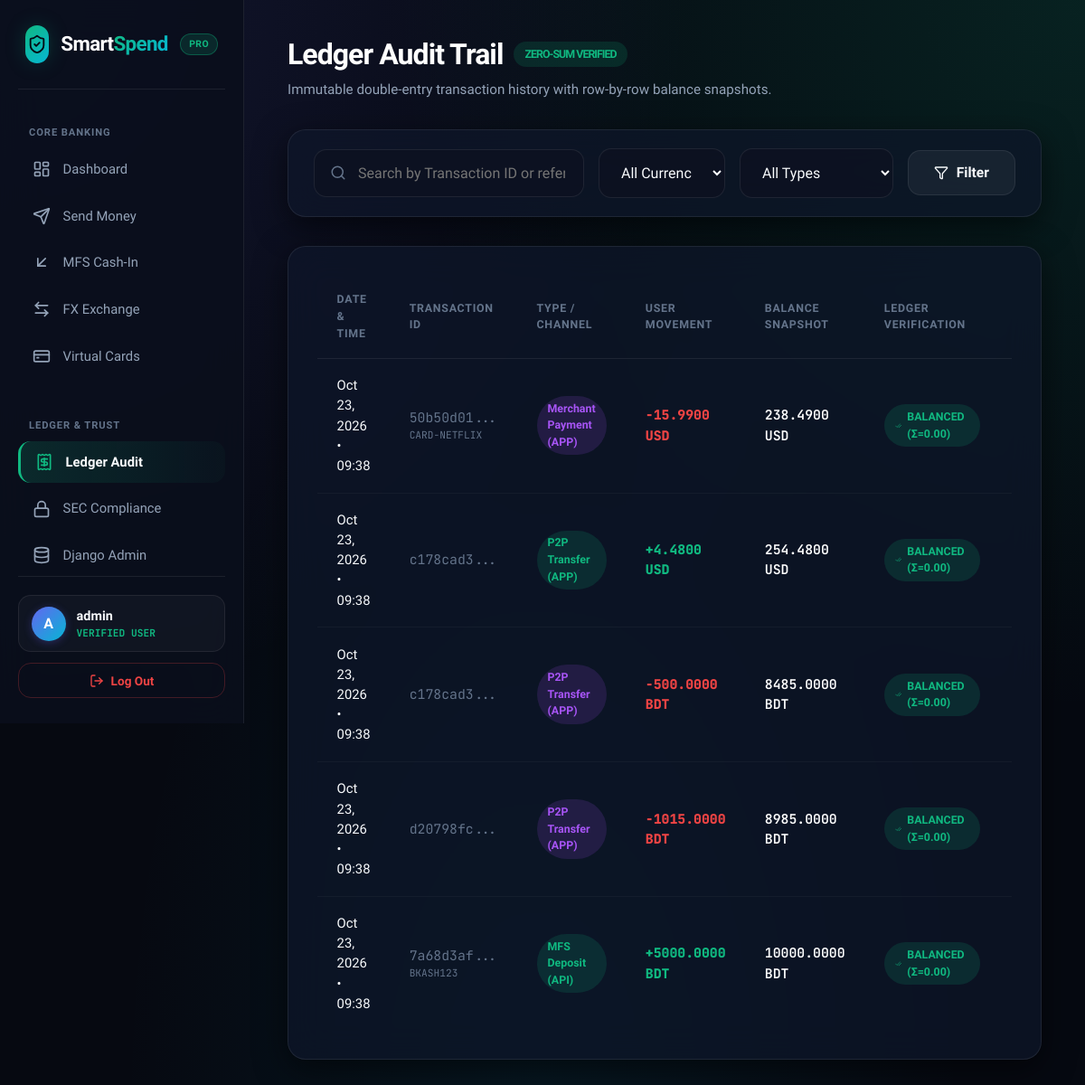
Page /transactions/ (signed in) on the committed database.
### finance/models.py (models this page shows, shortened)
class LedgerEntry(models.Model):
    class Purpose(models.TextChoices):
        PRINCIPAL = 'PRINCIPAL', 'Principal Amount'
        FEE = 'FEE', 'Fee'
        REVERSAL = 'REVERSAL', 'Reversal'
    id = models.UUIDField(primary_key=True, default=uuid.uuid4, editable=False)
    transaction = models.ForeignKey(Transaction, on_delete=models.PROTECT, related_name='ledger_entries')
    wallet = models.ForeignKey(Wallet, on_delete=models.PROTECT, related_name='ledger_entries')
    amount = models.DecimalField(max_digits=18, decimal_places=4, help_text="Signed value: negative for debit, positive for credit")
    currency = models.CharField(max_length=3, choices=Wallet.Currency.choices)
    balance_after = models.DecimalField(max_digits=18, decimal_places=4, help_text="Snapshot of the wallet balance after this entry")
    purpose = models.CharField(max_length=20, choices=Purpose.choices, default=Purpose.PRINCIPAL)
    created_at = models.DateTimeField(auto_now_add=True)

class Transaction(models.Model):
    class TransactionType(models.TextChoices):
        P2P_TRANSFER = 'P2P_TRANSFER', 'P2P Transfer'
        MERCHANT_PAYMENT = 'MERCHANT_PAYMENT', 'Merchant Payment'
        MFS_DEPOSIT = 'MFS_DEPOSIT', 'MFS Deposit'
        MFS_WITHDRAWAL = 'MFS_WITHDRAWAL', 'MFS Withdrawal'
        FEE = 'FEE', 'Fee'
        REVERSAL = 'REVERSAL', 'Reversal'
    class Status(models.TextChoices):
        PENDING = 'PENDING', 'Pending'
        PROCESSING = 'PROCESSING', 'Processing'
        COMPLETED = 'COMPLETED', 'Completed'
        FAILED = 'FAILED', 'Failed'
        REVERSED = 'REVERSED', 'Reversed'
    class Channel(models.TextChoices):
        APP = 'APP', 'App'
        USSD = 'USSD', 'USSD'
        SMS = 'SMS', 'SMS'
        API = 'API', 'API'
    id = models.UUIDField(primary_key=True, default=uuid.uuid4, editable=False)
    idempotency_key = models.UUIDField(unique=True, help_text="Client-provided idempotency key for safe retries")
    payload_hash = models.CharField(max_length=64, help_text="SHA-256 hash of the request payload to detect conflicts")
    transaction_type = models.CharField(max_length=20, choices=TransactionType.choices)
    status = models.CharField(max_length=20, choices=Status.choices, default=Status.PENDING)
    external_reference = models.CharField(max_length=100, blank=True, default="")
    reverses = models.ForeignKey('self', on_delete=models.PROTECT, null=True, blank=True, related_name='reversals')
    channel = models.CharField(max_length=10, choices=Channel.choices, default=Channel.APP)
    initiated_by_ip = models.GenericIPAddressField(null=True, blank=True)
    created_at = models.DateTimeField(auto_now_add=True)
    processing_at = models.DateTimeField(null=True, blank=True)
    completed_at = models.DateTimeField(null=True, blank=True)
    failed_at = models.DateTimeField(null=True, blank=True)

### finance/views.py (the view)
# urls.py: path('transactions/', views.transactions_view, name='transactions'),
@login_required
def transactions_view(request):
    bdt_wallet, usd_wallet = ensure_user_wallets(request.user)
    curr_filter = request.GET.get('currency', 'ALL').upper()
    type_filter = request.GET.get('type', 'ALL').upper()
    search_query = request.GET.get('q', '').strip()
    entries_qs = LedgerEntry.objects.filter(
        wallet__in=[bdt_wallet, usd_wallet]
    ).select_related('transaction', 'wallet').order_by('-created_at')
    if curr_filter in ['BDT', 'USD']:
        entries_qs = entries_qs.filter(currency=curr_filter)
    if type_filter != 'ALL':
        entries_qs = entries_qs.filter(transaction__transaction_type=type_filter)
    if search_query:
        entries_qs = entries_qs.filter(
            Q(transaction__id__icontains=search_query) |
            Q(transaction__external_reference__icontains=search_query)
        )
    transaction_records = []
    for entry in entries_qs[:50]:
        all_tx_entries = LedgerEntry.objects.filter(transaction=entry.transaction).select_related('wallet')
        transaction_records.append({
            'entry': entry,
            'tx': entry.transaction,
            'all_entries': all_tx_entries,
            'is_balanced': sum(e.amount for e in all_tx_entries) == Decimal("0.00")
        })
    context = {
        'transaction_records': transaction_records,
        'curr_filter': curr_filter,
        'type_filter': type_filter,
        'search_query': search_query,
        'bdt_wallet': bdt_wallet,
        'usd_wallet': usd_wallet,
    }
    return render(request, 'finance/transactions.html', context)

### finance/views.py (called while the page is built)
def ensure_system_wallets():
    for curr in [Wallet.Currency.BDT, Wallet.Currency.USD]:
        Wallet.objects.get_or_create(
            owner=None,
            kind=Wallet.Kind.REVENUE,
            currency=curr,
            defaults={'balance': Decimal("0.0000")}
        )
        Wallet.objects.get_or_create(
            owner=None,
            kind=Wallet.Kind.SETTLEMENT,
            currency=curr,
            defaults={'balance': Decimal("10000000.0000")} # High liquidity settlement pool
        )

def ensure_user_wallets(user):
    ensure_system_wallets()
    bdt_wallet, _ = Wallet.objects.get_or_create(
        owner=user,
        kind=Wallet.Kind.USER,
        currency=Wallet.Currency.BDT,
        defaults={'balance': Decimal("15000.0000")}
    )
    usd_wallet, _ = Wallet.objects.get_or_create(
        owner=user,
        kind=Wallet.Kind.USER,
        currency=Wallet.Currency.USD,
        defaults={'balance': Decimal("250.0000")}
    )
    return bdt_wallet, usd_wallet

### finance/templates/finance/transactions.html (shortened to what this page needs)
{% extends 'finance/base.html' %}
{% block content %}
<div class="top-header">
    <div class="header-title-block">
        <h1>
            <span>Ledger Audit Trail</span>
            <span class="badge badge-success">ZERO-SUM VERIFIED</span>
        </h1>
        <p>Immutable double-entry transaction history with row-by-row balance snapshots.</p>
    </div>
</div>
<div class="glass-panel" style="padding: 1.25rem 1.75rem; margin-bottom: 2rem;">
    <form method="get" action="{% url 'transactions' %}" style="display: flex; gap: 1rem; align-items: center; flex-wrap: wrap;">
        <div style="flex: 1; min-width: 240px;" class="input-wrapper input-with-icon">
            <i data-lucide="search" class="input-icon" style="width: 18px; height: 18px;"></i>
            <input type="text" name="q" class="form-input" placeholder="Search by Transaction ID or reference..." value="{{ search_query }}">
        </div>
        <select name="currency" class="form-select" style="width: 140px;" onchange="this.form.submit()">
            <option value="ALL" {% if curr_filter == 'ALL' %}selected{% endif %}>All Currencies</option>
        </select>
        <select name="type" class="form-select" style="width: 170px;" onchange="this.form.submit()">
            <option value="ALL" {% if type_filter == 'ALL' %}selected{% endif %}>All Types</option>
        </select>
        <button type="submit" class="btn btn-secondary">
            <i data-lucide="filter" style="width: 16px; height: 16px;"></i>
            <span>Filter</span>
        </button>
    </form>
</div>
<div class="glass-panel transactions-panel">
    {% if transaction_records %}
        <div class="table-responsive">
            <table class="styled-table">
                <thead>
                    <tr>
                        <th>Date & Time</th>
                        <th>Transaction ID</th>
                        <th>Type / Channel</th>
                        <th>User Movement</th>
                        <th>Balance Snapshot</th>
                        <th>Ledger Verification</th>
                        <th>Action</th>
                    </tr>
                </thead>
                <tbody>
                    {% for rec in transaction_records %}
                    <tr>
                        <td>{{ rec.entry.created_at|date:"M d, Y • H:i" }}</td>
                        <td class="cell-code">
                            {{ rec.tx.id|stringformat:"s"|slice:":8" }}...
                            {% if rec.tx.external_reference %}
                                <div style="font-size: 0.7rem; color: var(--text-muted);">{{ rec.tx.external_reference }}</div>
                            {% endif %}
                        </td>
                        <td>
                            <span class="badge {% if rec.entry.amount > 0 %}badge-success{% else %}badge-purple{% endif %}">
                                {{ rec.tx.get_transaction_type_display }} ({{ rec.tx.channel }})
                            </span>
                        </td>
                        <td class="cell-amount {% if rec.entry.amount > 0 %}credit{% else %}debit{% endif %}">
                            {% if rec.entry.amount > 0 %}+{% endif %}{{ rec.entry.amount }} {{ rec.entry.currency }}
                        </td>
                        <td class="cell-code" style="color: #ffffff; font-weight: 600;">
                            {{ rec.entry.balance_after }} {{ rec.entry.currency }}
                        </td>
                        <td>
                            {% if rec.is_balanced %}
                                <span class="badge badge-success">
                                    <i data-lucide="check-check" style="width: 12px; height: 12px;"></i>
                                    <span>BALANCED (Σ=0.00)</span>
                                </span>
                            {% else %}
                                <span class="badge badge-warning">AUDIT FLAG</span>
                            {% endif %}
                        </td>
                        <td>
                        </td>
                    </tr>
                    {% endfor %}
                </tbody>
            </table>
        </div>
    {% endif %}
</div>
{% endblock %}

### finance/templates/finance/base.html (shortened to what this page needs)
<!DOCTYPE html>
<html lang="en">
<head>
    {% load static %}
    <link rel="stylesheet" href="{% static 'css/style.css' %}">
</head>
<body>
    <div class="app-shell">
        <aside class="app-sidebar">
            <div class="brand-header">
                <div class="brand-icon">
                    <i data-lucide="shield-check" style="width: 22px; height: 22px;"></i>
                </div>
                <div class="brand-title">Smart<span>Spend</span></div>
                <span class="brand-badge">PRO</span>
            </div>
            <div class="nav-section-title">Core Banking</div>
            <ul class="nav-menu">
                <li>
                    <a href="{% url 'dashboard' %}" class="nav-link {% if request.resolver_match.url_name == 'dashboard' %}active{% endif %}">
                        <i data-lucide="layout-dashboard"></i>
                        <span>Dashboard</span>
                    </a>
                </li>
                <li>
                    <a href="{% url 'transfer' %}" class="nav-link {% if request.resolver_match.url_name == 'transfer' %}active{% endif %}">
                        <i data-lucide="send"></i>
                        <span>Send Money</span>
                    </a>
                </li>
                <li>
                    <a href="{% url 'deposit' %}" class="nav-link {% if request.resolver_match.url_name == 'deposit' %}active{% endif %}">
                        <i data-lucide="arrow-down-left"></i>
                        <span>MFS Cash-In</span>
                    </a>
                </li>
                <li>
                    <a href="{% url 'exchange' %}" class="nav-link {% if request.resolver_match.url_name == 'exchange' %}active{% endif %}">
                        <i data-lucide="arrow-left-right"></i>
                        <span>FX Exchange</span>
                    </a>
                </li>
                <li>
                    <a href="{% url 'cards' %}" class="nav-link {% if request.resolver_match.url_name == 'cards' %}active{% endif %}">
                        <i data-lucide="credit-card"></i>
                        <span>Virtual Cards</span>
                    </a>
                </li>
            </ul>
            <div class="nav-section-title">Ledger & Trust</div>
            <ul class="nav-menu" style="flex: none; margin-bottom: auto;">
                <li>
                    <a href="{% url 'transactions' %}" class="nav-link {% if request.resolver_match.url_name == 'transactions' %}active{% endif %}">
                        <i data-lucide="receipt"></i>
                        <span>Ledger Audit</span>
                    </a>
                </li>
                <li>
                    <a href="{% url 'security' %}" class="nav-link {% if request.resolver_match.url_name == 'security' %}active{% endif %}">
                        <i data-lucide="lock"></i>
                        <span>SEC Compliance</span>
                    </a>
                </li>
                <li>
                    <a href="/admin/" target="_blank" class="nav-link">
                        <i data-lucide="database"></i>
                        <span>Django Admin</span>
                    </a>
                </li>
            </ul>
            <div class="sidebar-footer">
                <div class="user-compact-card">
                    <div class="user-avatar">
                        {{ user.username|slice:":1"|upper }}
                    </div>
                    <div class="user-details">
                        <div class="user-name">{{ user.username }}</div>
                        <div class="user-role">VERIFIED USER</div>
                    </div>
                </div>
                <form action="{% url 'logout' %}" method="post">
                    <button type="submit" class="btn-logout">
                        <i data-lucide="log-out" style="width: 16px; height: 16px;"></i>
                        <span>Log Out</span>
                    </button>
                </form>
            </div>
        </aside>
        <main class="app-main">
            {% block content %}{% endblock %}
        </main>
    </div>
</body>
</html>

### rows in the picture
LedgerEntry: entry.created_at "Oct 23, 2026 • 09:38", tx.id "50b50d01", tx.external_reference "CARD-NETFLIX", tx.transaction_type "Merchant Payment", tx.channel "APP", entry.amount "-15.9900", entry.currency "USD", entry.balance_after "238.4900"
LedgerEntry: entry.created_at "Oct 23, 2026 • 09:38", tx.id "c178cad3", tx.transaction_type "P2P Transfer", tx.channel "APP", entry.amount "4.4800", entry.currency "USD", entry.balance_after "254.4800"
LedgerEntry: entry.created_at "Oct 23, 2026 • 09:38", tx.id "c178cad3", tx.transaction_type "P2P Transfer", tx.channel "APP", entry.amount "-500.0000", entry.currency "BDT", entry.balance_after "8485.0000"
LedgerEntry: entry.created_at "Oct 23, 2026 • 09:38", tx.id "d20798fc", tx.transaction_type "P2P Transfer", tx.channel "APP", entry.amount "-1015.0000", entry.currency "BDT", entry.balance_after "8985.0000"
LedgerEntry: entry.created_at "Oct 23, 2026 • 09:38", tx.id "7a68d3af", tx.external_reference "BKASH123", tx.transaction_type "MFS Deposit", tx.channel "API", entry.amount "5000.0000", entry.currency "BDT", entry.balance_after "10000.0000"

### other values in the picture
{{ user.username|slice:":1"|upper }} "A"
{{ user.username }} "admin"
